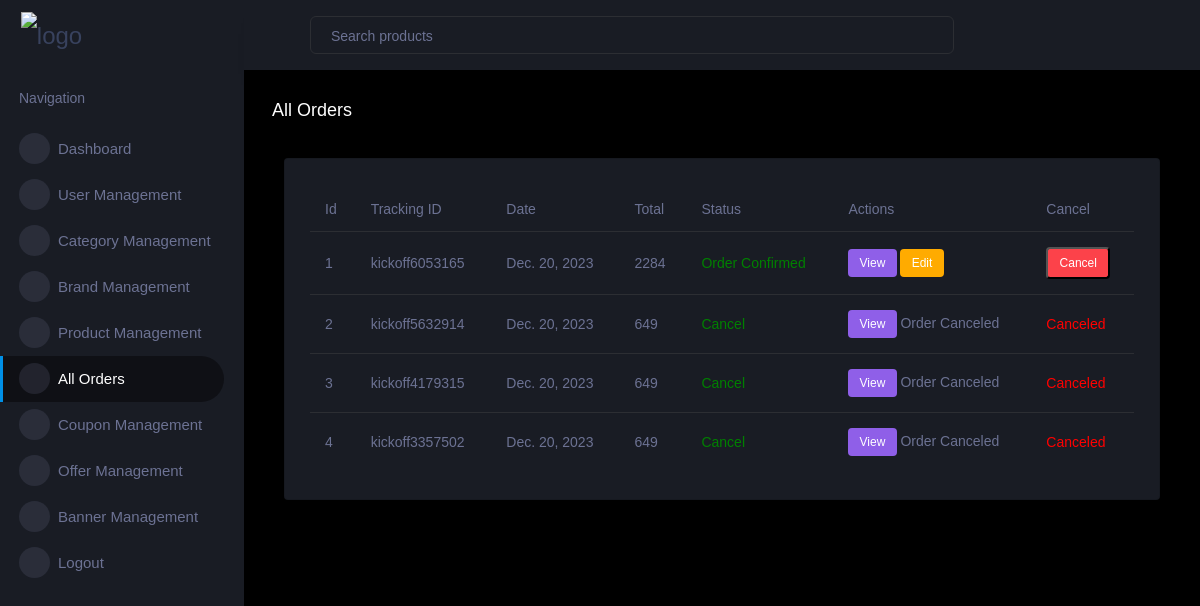
/admin_dash/all_orders (signed in), run on an earlier commit of the app's database.
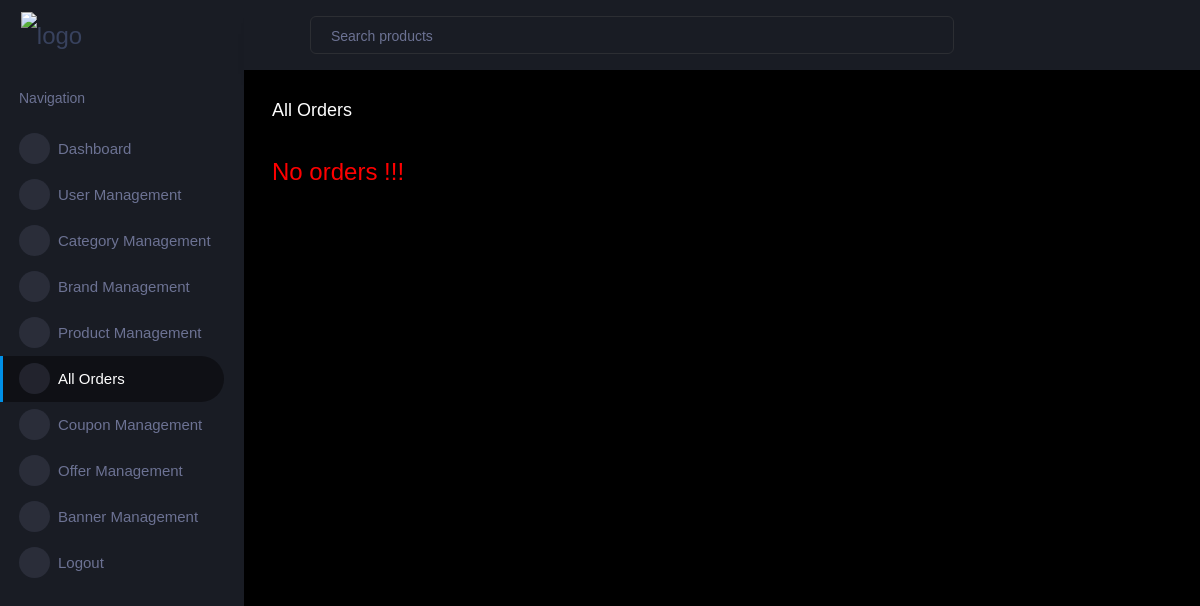
And on a later commit of the database.
### cart/models.py (models this page shows)
class Order(models.Model) :
    user = models.ForeignKey(User, on_delete=models.CASCADE)
    fname = models.CharField( max_length=150, null=False)
    lname = models.CharField( max_length=150, null=False)
    email = models.CharField( max_length=150, null=False)
    phone = models.CharField(max_length=50, null=False)
    address = models.TextField(null=False)
    city = models.CharField(max_length=150, null=False)
    state = models.CharField(max_length=150, null=False)
    country = models.CharField(max_length=150, null=False)
    pincode = models.CharField(max_length=50, null=False)
    total_price = models.FloatField(null=False)
    payment_mode = models.CharField(max_length=150, null=False)
    payment_id = models.CharField( max_length=250, null=True)
    order_status = (
        ('Order Confirmed','Order Confirmed'),
        ('Out For Shipping','Out For Shipping'),
        ('Shipped','Shipped'),
        ('Out For Delivery','Out For Delivery'),
        ('Deliverd','Deliverd'),
        ('Cancel','Cancel')
    )
    status = models.CharField(max_length=150, choices=order_status, default='Order Confirmed')
    message = models.TextField(null=True)
    tracking_no = models.CharField(max_length=150, null=True)
    updated_at = models.DateField( auto_now=True)
    created_at = models.DateField(auto_now_add=True)
    return_reason = models.TextField(null=True)
    cancel_reason = models.TextField(null=True)
    coupon_discount_amount = models.FloatField(null=True)
    offer_discount_amount = models.FloatField(null=True)

### admin_dash/views.py (the view)
# urls.py: path('all_orders', views.all_orders, name='all_orders'),
@login_required(login_url='admin_log_in')
def all_orders(request) :
    all_orders = Order.objects.all()
    context = {'all_orders':all_orders}
    return render(request, 'admin_dash/all_orders.html',context)

### cart/context_processors.py (called while the page is built)
def cart_count(request):
    cart_item_count = 0
    if request.user.is_authenticated:
        cart_item_count = Cart.objects.filter(user=request.user).count()
    return {'cart_item_count': cart_item_count}

def wishlist_count(request) :
    wishlist_item_count = 0
    if request.user.is_authenticated :
        wishlist_item_count = Wishlist.objects.filter(user=request.user).count()
    return {'wishlist_item_count': wishlist_item_count}

### templates/admin_dash/all_orders.html (shortened to what this page needs)
{% extends 'admin_dash/dash.html'%}
{% load static%}
{% block content %}
<div class="main-panel">
    <div class="content-wrapper">
      <div class="page-header">
        <h4 class="card-title">All Orders</h4>
        <nav aria-label="breadcrumb">
          <ol class="breadcrumb">
          </ol>
        </nav>
      </div>
      {% if all_orders%}
        <div class="col-lg-12 grid-margin stretch-card">
          <div class="card">
            <div class="card-body">
              <div class="table-responsive">
                <table class="table">
                  <thead>
                    <tr>
                      <th>Id</th>
                      <th>Tracking ID</th>
                      <th>Date</th>
                      <th>Total</th>
                      <th>Status</th>
                      <th>Actions</th>
                      <th>Cancel</th>
                    </tr>
                  </thead>
                  <tbody>
                  {% for order in all_orders %}
                    <tr>
                      <td>{{forloop.counter}}</td>
                      <td>{{order.tracking_no}}</td>
                      <td>{{order.created_at}}</td>
                      <td>{{order.total_price | stringformat:'d'}}</td>
                      <td style="color:green">{{order.status}}</td>
                      <td ><label class="badge badge-info"><a style="color : white;" href="{% url 'view_single_order' order.tracking_no %}"> View </a></label>
                        {% if order.status == 'Cancel' %}
                          Order Canceled
                      {% elif order.status == 'Deliverd'%}
                          Order Deliverd
                        {% else %}
                          <label class="badge badge-warning"><a style="color : white;" href="{% url 'edit_order_status' order.tracking_no %}"> Edit </a></label>
                      {% endif %}
                      </td>
                      <td>
                        {% if order.status == 'Cancel' %}
                        <span style="color: red;">Canceled</span>
                    {% elif order.status == 'Deliverd'%}
                    <span style="color: green;">Deliverd</span>
                    {% else %}
                        <button class="badge badge-danger"
                            onclick="showCancelConfirmation('{{ order.tracking_no }}')">Cancel</button>
                    {% endif %}
                      </td>
                </tr>
                    {%endfor%}
                  </tbody>
                </table>
              </div>
            </div>
          </div>
        </div>
        {% else %}
        <h3 style="color:red">No orders !!!</h3>
        {% endif %}
      </div>
     </div>
  </div>
  </div>
{% endblock content %}

### templates/admin_dash/dash.html (shortened to what this page needs)
 {% load static%}
<!DOCTYPE html>
<html lang="en">
  <head>
    <link rel="stylesheet" href="{% static 'assets_dash/vendors/mdi/css/materialdesignicons.min.css' %}">
    <link rel="stylesheet" href="{% static 'assets_dash/vendors/css/vendor.bundle.base.css' %}">
    <link rel="stylesheet" href="{% static 'assets_dash/vendors/jvectormap/jquery-jvectormap.css' %}">
    <link rel="stylesheet" href="{% static 'assets_dash/vendors/flag-icon-css/css/flag-icon.min.css' %}">
    <link rel="stylesheet" href="{% static 'assets_dash/vendors/owl-carousel-2/owl.carousel.min.css' %}">
    <link rel="stylesheet" href="{% static 'assets_dash/vendors/owl-carousel-2/owl.theme.default.min.css' %}">
    <link rel="stylesheet" href="{% static 'assets_dash/css/style.css' %}">
  </head>
  <body>
    <div class="container-scroller">
      <nav class="sidebar sidebar-offcanvas" id="sidebar">
        <div class="sidebar-brand-wrapper d-none d-lg-flex align-items-center justify-content-center fixed-top">
          <a class="sidebar-brand brand-logo" href="index.html"><img src="{% static 'assets_dash/images/logo.svg' %}" alt="logo" /></a>
        </div>
        <ul class="nav">
          <li class="nav-item nav-category">
            <span class="nav-link">Navigation</span>
          </li>
          <li class="nav-item menu-items">
            <a class="nav-link" href="{% url 'dash_board'%}">
              <span class="menu-icon">
                <i class="mdi mdi-speedometer"></i>
              </span>
              <span class="menu-title">Dashboard</span>
            </a>
          </li>
          <li class="nav-item menu-items">
            <a class="nav-link" data-toggle="collapse" href="{% url 'user_management'%}" aria-expanded="false" aria-controls="ui-basic">
              <span class="menu-icon">
                <i class="mdi mdi-laptop"></i>
              </span>
              <span class="menu-title">User Management</span>
            </a>
          </li>
          <li class="nav-item menu-items">
            <a class="nav-link" href="{% url 'category_management'%}">
              <span class="menu-icon">
                <i class="mdi mdi-playlist-play"></i>
              </span>
              <span class="menu-title">Category Management</span>
            </a>
          </li>
          <li class="nav-item menu-items">
            <a class="nav-link" href="{% url 'brand_management'%}">
              <span class="menu-icon">
                <i class="mdi mdi-playlist-play"></i>
              </span>
              <span class="menu-title">Brand Management</span>
            </a>
          </li>
          <li class="nav-item menu-items">
            <a class="nav-link" href="{% url 'product_management'%}">
              <span class="menu-icon">
                <i class="mdi mdi-table-large"></i>
              </span>
              <span class="menu-title">Product Management</span>
            </a>
          </li>
          <li class="nav-item menu-items">
            <a class="nav-link" href="{% url 'all_orders'%}">
              <span class="menu-icon">
                <i class="mdi mdi-table-large"></i>
              </span>
              <span class="menu-title">All Orders</span>
            </a>
          </li>
          <li class="nav-item menu-items">
            <a class="nav-link" href="{% url 'view_coupons'%}">
              <span class="menu-icon">
                <i class="mdi mdi-table-large"></i>
              </span>
              <span class="menu-title">Coupon Management</span>
            </a>
          </li>
          <li class="nav-item menu-items">
            <a class="nav-link" href="{% url 'view_offers'%}">
              <span class="menu-icon">
                <i class="mdi mdi-table-large"></i>
              </span>
              <span class="menu-title">Offer Management</span>
            </a>
          </li>
          <li class="nav-item menu-items">
            <a class="nav-link" href="{% url 'banner_management'%}">
              <span class="menu-icon">
                <i class="mdi mdi-table-large"></i>
              </span>
              <span class="menu-title">Banner Management</span>
            </a>
          </li>
          <li class="nav-item menu-items">
            <a class="nav-link" href="{% url 'admin_logout'%}">
              <span class="menu-icon">
                <i class="mdi mdi-contacts"></i>
              </span>
              <span class="menu-title">Logout</span>
            </a>
          </li>
        </ul>
      </nav>
      <div class="container-fluid page-body-wrapper">
        <nav class="navbar p-0 fixed-top d-flex flex-row">
          <div class="navbar-menu-wrapper flex-grow d-flex align-items-stretch">
            <button class="navbar-toggler navbar-toggler align-self-center" type="button" data-toggle="minimize">
              <span class="mdi mdi-menu"></span>
            </button>
            <ul class="navbar-nav w-100">
              <li class="nav-item w-100">
                <form class="nav-link mt-2 mt-md-0 d-none d-lg-flex search">
                  <input type="text" class="form-control" placeholder="Search products">
                </form>
              </li>
            </ul>
          </div>
        </nav>
        {% block content %}
        {% endblock%}
    </body>
</html>

What changed in the data, as far as the page shows it:
removed Order: tracking_no "kickoff6053165", created_at "Dec. 20, 2023", total_price "2284", status "Order Confirmed", shows "Edit"
removed Order: tracking_no "kickoff5632914", created_at "Dec. 20, 2023", total_price "649", status "Cancel", shows "Order Canceled"
removed Order: tracking_no "kickoff4179315", created_at "Dec. 20, 2023", total_price "649", status "Cancel", shows "Order Canceled"
removed Order: tracking_no "kickoff3357502", created_at "Dec. 20, 2023", total_price "649", status "Cancel", shows "Order Canceled"
Also different on the page:
text no longer shown: "Id Tracking ID Date Total Status Actions Cancel"
text now shown: "No orders !!!"
